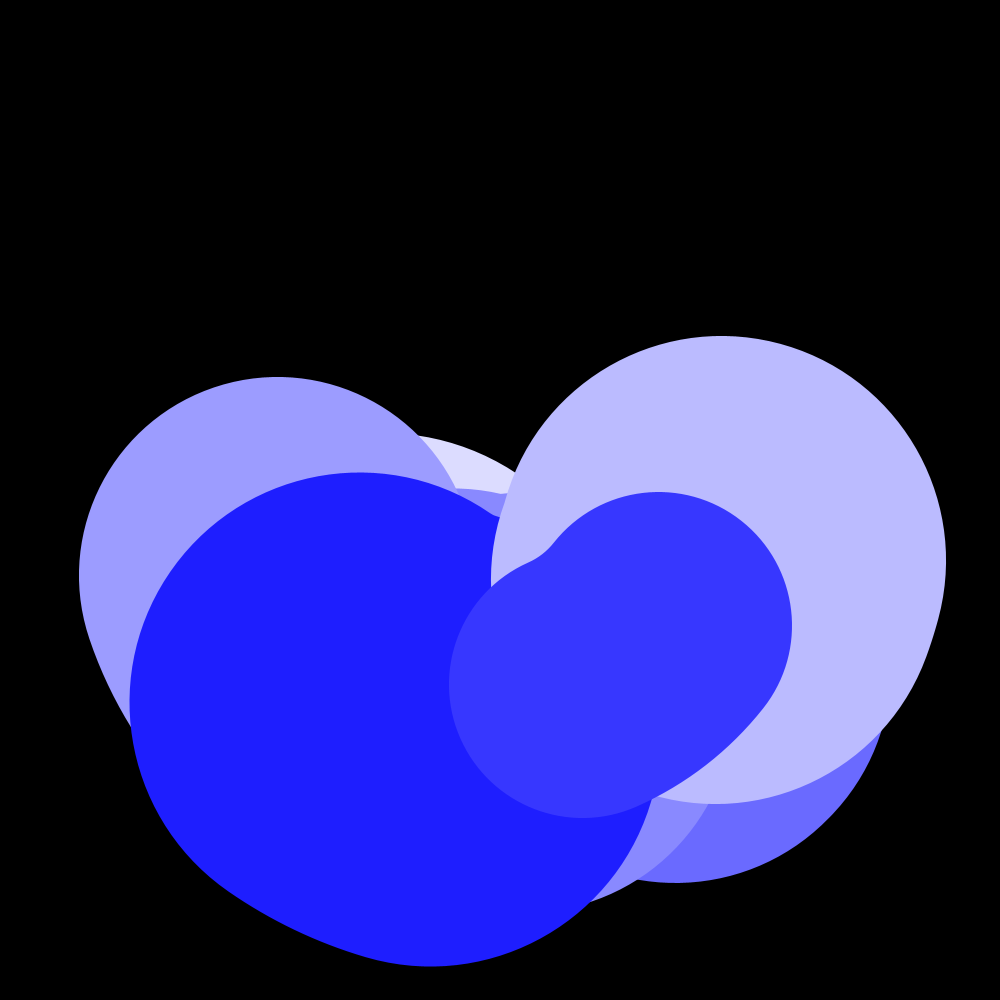
Frame 1 (no input)
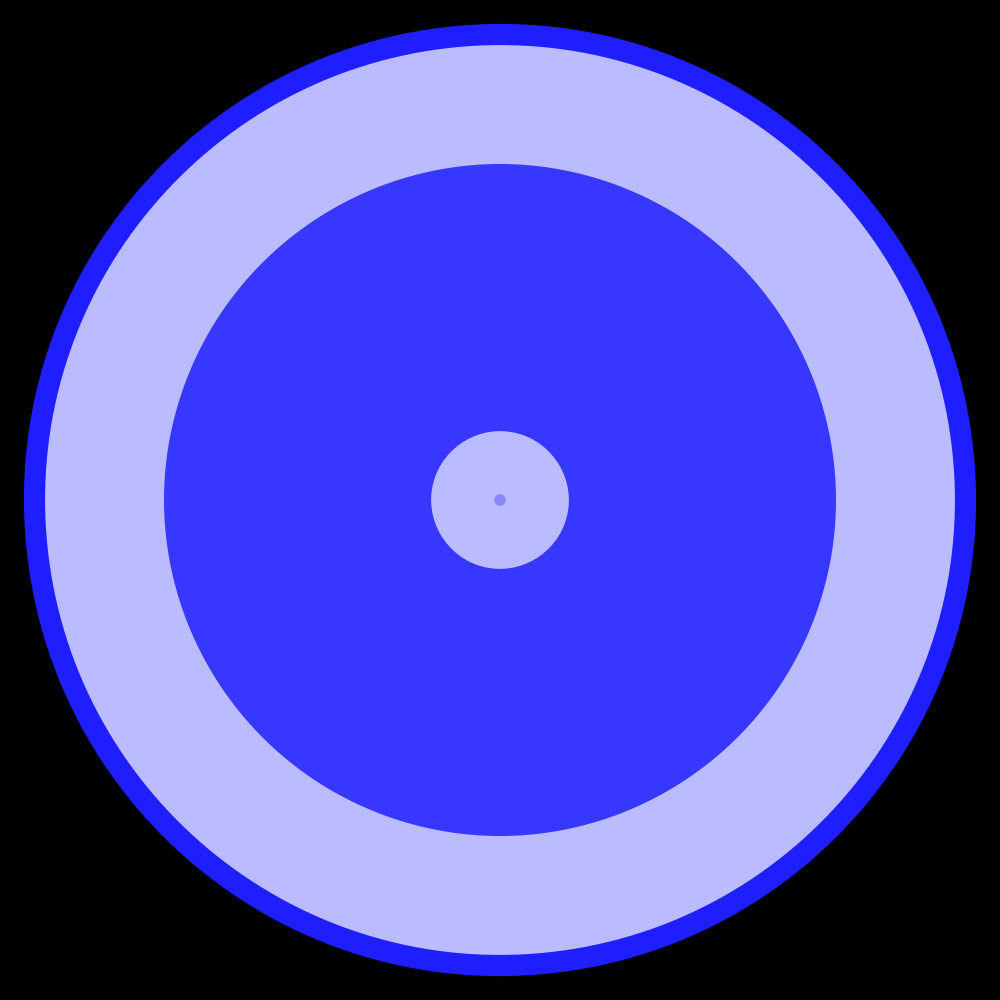
Frame 60 (the mouse pressed at the canvas centre just before this capture)
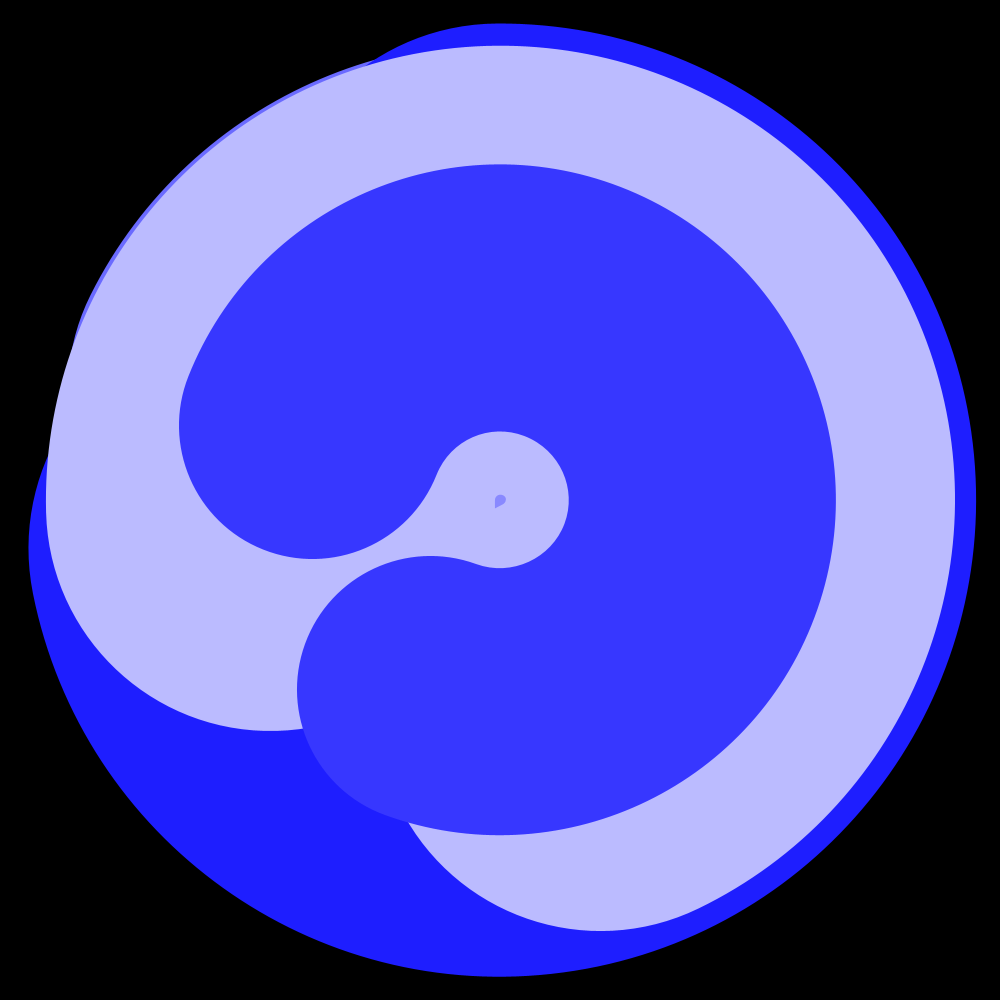
Frame 120 (the mouse held since frame 60 and released just before this capture)

The Processing sketch that drew these frames (run headless with seeded random() and noise(); from frame 60 on, the mouse is pressed at the canvas centre):

// Processing sketch: Color_Circles_01
// ── Color_Circles_01.pde

//----GLOBAL VARIABLES--------------------
int rad;
color col;
float start;
float stop;
float end;
int stroke;
float count = 0;
ArrayList <cls_Arc> arcs = new ArrayList<cls_Arc>();
//----------------------------------------


void setup() {
  size(1000, 1000);

  for (int i = 0; i < 10; i++) {
    start  = random(PI);
    stop = start + random(0.5);
    stroke = int(random(width * 0.2, width * 0.5));
    rad = int(random((width/2) * 0.8, width/2));

    for (int j = 0; j < arcs.size(); j++) {
      //if ((rad + stroke) > arcs.get(j).radius - arcs.get(j).stroke && 
      //  (rad + stroke) < arcs.get(j).radius + arcs.get(j).stroke ) {
       // rad = int(findNonDuplicate(rad-(rad * 0.25), stroke, (width/2) * 0.5, width));
         rad = int(random((width/2) * 0.8, width/2));
      //}
    }
    
    int c = int(random(10, 255));
    col = color(c, c, 255);
   
    arcs.add(new cls_Arc(start, stop, stroke, rad, col));
  }
}
//----------------------------------------


void draw() {
  background(0);
  println("Count: " + count);

  for (int i = 0; i < arcs.size(); i++) {
    arcs.get(i).render();      // draw ther ars

    // arcs.get(i).debug();
    if (count % 10 < 5) {
      arcs.get(i).start +=0.1; 
      arcs.get(i).stop +=0.3;
    } else {
      arcs.get(i).start +=0.3;
      arcs.get(i).stop +=0.1;
    }
  }

  count+= 0.1;
}
//----------------------------------------

float findNonDuplicate(float val, float Start, float Stop ) {
  float num = random(Start, Stop);
  while (val == num) {
    num = random(Start, Stop);
  }
  return num;
}
//----------------------------------------


float findNonDuplicate(float val, float range, float Start, float Stop ) {
  float num = random(Start, Stop);
   println("Num: " + num + " - Val: " + val + " - Range: " + (val - range) + " : " + (val + range));
  
  while (num > val - range && num < val + range) {
    num = random(Start, Stop);
  }
    println(" - New Num: " + num + " - Val: " + val);
  return num;
}
//----------------------------------------
// ── cls_Arc.pde


class cls_Arc {

  float start, stop;
  int stroke, radius;
  color col;
  //----------------------------------------

  cls_Arc() {
  }
  //----------------------------------------

  cls_Arc(float Start, float Stop, int Stroke, int Radius, color Col) {
    start = Start;
    stop = Stop;
    stroke = Stroke;
    radius = Radius;
    col = Col;
  }
  //----------------------------------------

  void render() {
    stroke(col);
    strokeWeight(stroke);
    noFill();
    arc(width/2, height/2, radius, radius, start, stop);
    println("Start: " + start);
  }
  //----------------------------------------

  void debug() {
    println("Center X: " + width/2 + " - Center Y: " + height/2 + 
      " - Start: " + start + " - Stop: " + stop + 
      " - Radius: " + radius + " - Stroke: " +
      stroke + " - Color: " + col);
  }
}
